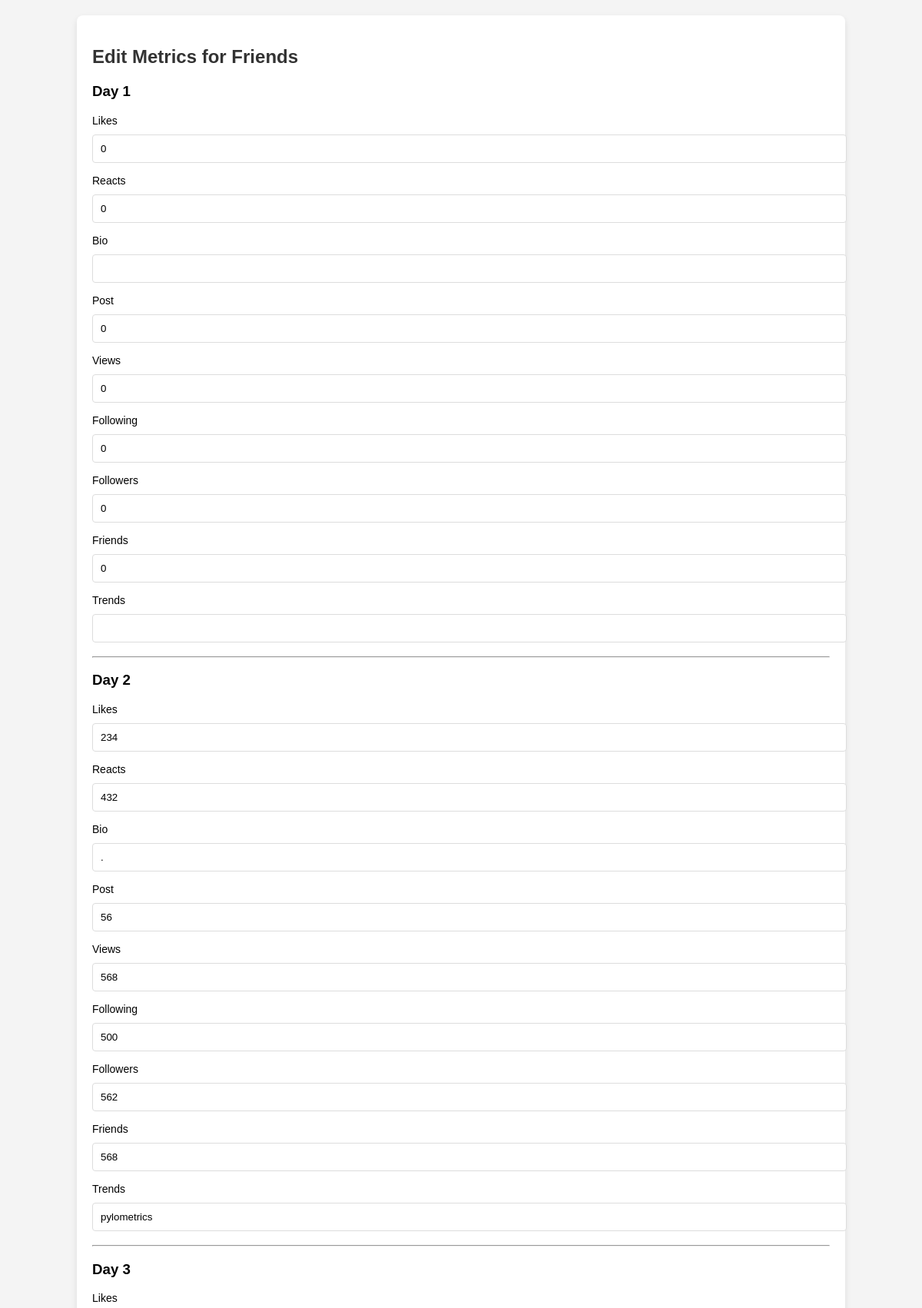
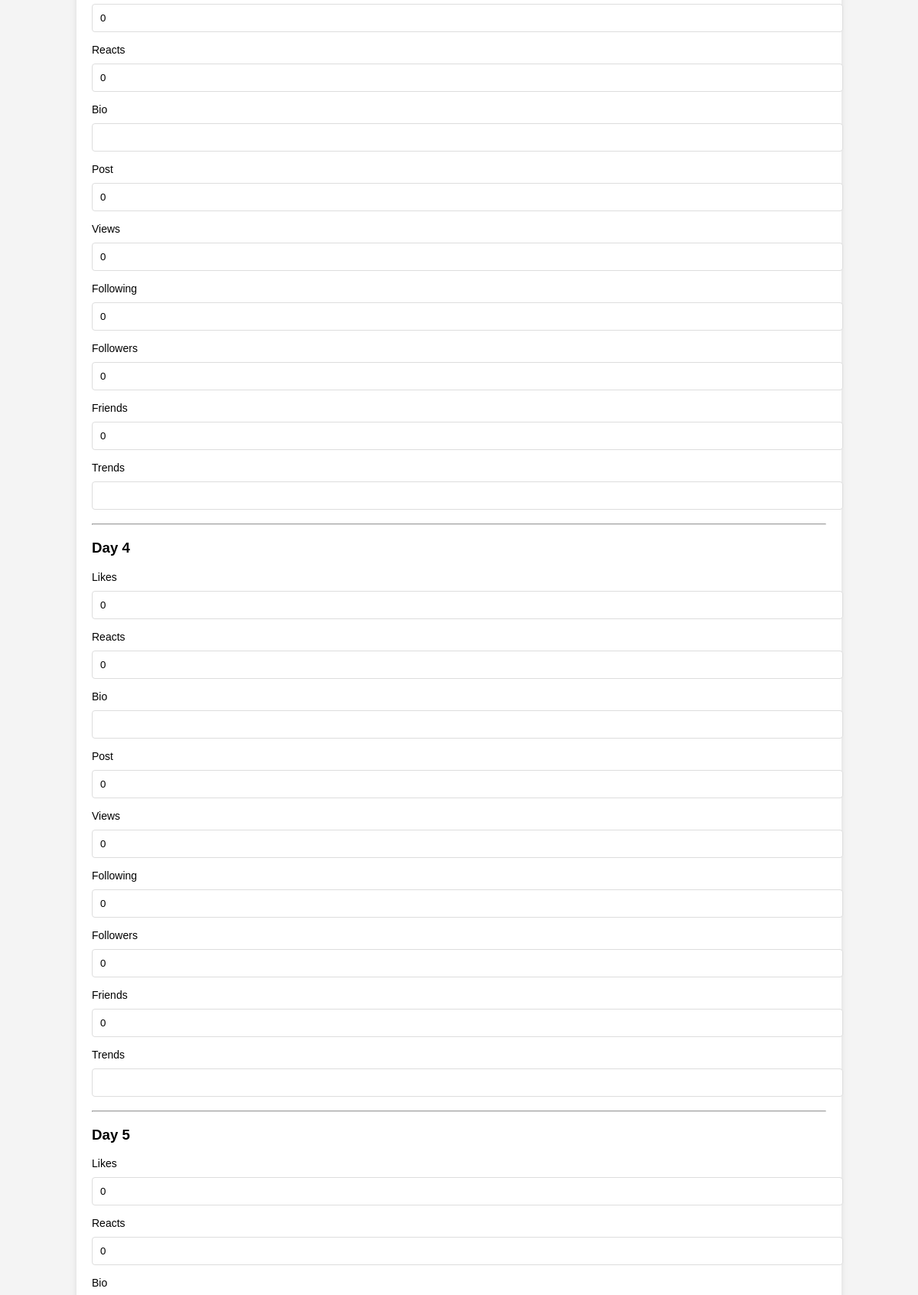
/edit_metrics.php?id=5 (upper part), run on the app's committed database (2 pictures, top to bottom).
### tables this page shows
CREATE TABLE `daily_metrics` (
  `id` int(11) NOT NULL,
  `User_Id` int(11) NOT NULL,
  `Day_1_Likes` int(11) DEFAULT NULL,
  `Day_1_Reacts` int(11) DEFAULT NULL,
  `Day_1_Bio` varchar(128) DEFAULT NULL,
  `Day_1_Post` int(11) DEFAULT NULL,
  `Day_1_Views` int(11) DEFAULT NULL,
  `Day_1_Following` int(11) DEFAULT NULL,
  `Day_1_Followers` int(11) DEFAULT NULL,
  `Day_1_Friends` int(11) DEFAULT NULL,
  `Day_1_Trends` varchar(128) DEFAULT NULL,
  `Day_2_Likes` int(11) DEFAULT NULL,
  `Day_2_Reacts` int(11) DEFAULT NULL,
  `Day_2_Bio` varchar(128) DEFAULT NULL,
  `Day_2_Post` int(11) DEFAULT NULL,
  `Day_2_Views` int(11) DEFAULT NULL,
  `Day_2_Following` int(11) DEFAULT NULL,
  `Day_2_Followers` int(11) DEFAULT NULL,
  `Day_2_Friends` int(11) DEFAULT NULL,
  `Day_2_Trends` varchar(128) DEFAULT NULL,
  `Day_3_Likes` int(11) DEFAULT NULL,
  `Day_3_Reacts` int(11) DEFAULT NULL,
  `Day_3_Bio` varchar(128) DEFAULT NULL,
  `Day_3_Post` int(11) DEFAULT NULL,
  `Day_3_Views` int(11) DEFAULT NULL,
  `Day_3_Following` int(11) DEFAULT NULL,
  `Day_3_Followers` int(11) DEFAULT NULL,
  `Day_3_Friends` int(11) DEFAULT NULL,
  `Day_3_Trends` varchar(128) DEFAULT NULL,
  `Day_4_Likes` int(11) DEFAULT NULL,
  `Day_4_Reacts` int(11) DEFAULT NULL,
  `Day_4_Bio` varchar(128) DEFAULT NULL,
  `Day_4_Post` int(11) DEFAULT NULL,
  `Day_4_Views` int(11) DEFAULT NULL,
  `Day_4_Following` int(11) DEFAULT NULL,
  `Day_4_Followers` int(11) DEFAULT NULL,
  `Day_4_Friends` int(11) DEFAULT NULL,
  `Day_4_Trends` varchar(128) DEFAULT NULL,
  `Day_5_Likes` int(11) DEFAULT NULL,
  `Day_5_Reacts` int(11) DEFAULT NULL,
  `Day_5_Bio` varchar(128) DEFAULT NULL,
  `Day_5_Post` int(11) DEFAULT NULL,
  `Day_5_Views` int(11) DEFAULT NULL,
  `Day_5_Following` int(11) DEFAULT NULL,
  `Day_5_Followers` int(11) DEFAULT NULL,
  `Day_5_Friends` int(11) DEFAULT NULL,
  `Day_5_Trends` varchar(128) DEFAULT NULL,
  `Day_6_Likes` int(11) DEFAULT NULL,
  `Day_6_Reacts` int(11) DEFAULT NULL,
  `Day_6_Bio` varchar(128) DEFAULT NULL,
  `Day_6_Post` int(11) DEFAULT NULL,
  `Day_6_Views` int(11) DEFAULT NULL,
  `Day_6_Following` int(11) DEFAULT NULL,
  `Day_6_Followers` int(11) DEFAULT NULL,
  `Day_6_Friends` int(11) DEFAULT NULL,
  `Day_6_Trends` varchar(128) DEFAULT NULL,
  `Day_7_Likes` int(11) DEFAULT NULL,
  `Day_7_Reacts` int(11) DEFAULT NULL,
  `Day_7_Bio` varchar(128) DEFAULT NULL,
  `Day_7_Post` int(11) DEFAULT NULL,
  `Day_7_Views` int(11) DEFAULT NULL,
  `Day_7_Following` int(11) DEFAULT NULL,
  `Day_7_Followers` int(11) DEFAULT NULL,
  `Day_7_Friends` int(11) DEFAULT NULL,
  `Day_7_Trends` varchar(128) DEFAULT NULL
);

### edit_metrics.php (the view, shortened to what this page needs)
<?php
include('config.php');
if (isset($_GET['id'])) {
    $metrics_id = $_GET['id'];
    $stmt = $pdo->prepare("SELECT * FROM Daily_Metrics WHERE Id = ?");
    $stmt->execute([$metrics_id]);
    $metrics = $stmt->fetch(PDO::FETCH_ASSOC);
} else {
    header("Location: index.php");
    exit;
}
?>
<!DOCTYPE html>
<html lang="en">
<head>
</head>
<body>
<div class="form-container">
    <h2>Edit Metrics for Friends</h2>
    <form action="update_metrics.php" method="POST">
        <?php for ($i = 1; $i <= 7; $i++): ?>
            <h3>Day <?php echo $i; ?></h3>
            <label for="day_<?php echo $i; ?>_likes">Likes</label>
            <input type="number" name="day_<?php echo $i; ?>_likes" value="<?php echo $metrics["Day_{$i}_Likes"]; ?>">
            <label for="day_<?php echo $i; ?>_reacts">Reacts</label>
            <input type="number" name="day_<?php echo $i; ?>_reacts" value="<?php echo $metrics["Day_{$i}_Reacts"]; ?>">
            <label for="day_<?php echo $i; ?>_bio">Bio</label>
            <input type="text" name="day_<?php echo $i; ?>_bio" value="<?php echo $metrics["Day_{$i}_Bio"]; ?>">
            <label for="day_<?php echo $i; ?>_post">Post</label>
            <input type="number" name="day_<?php echo $i; ?>_post" value="<?php echo $metrics["Day_{$i}_Post"]; ?>">
            <label for="day_<?php echo $i; ?>_views">Views</label>
            <input type="number" name="day_<?php echo $i; ?>_views" value="<?php echo $metrics["Day_{$i}_Views"]; ?>">
            <label for="day_<?php echo $i; ?>_following">Following</label>
            <input type="number" name="day_<?php echo $i; ?>_following" value="<?php echo $metrics["Day_{$i}_Following"]; ?>">
            <label for="day_<?php echo $i; ?>_followers">Followers</label>
            <input type="number" name="day_<?php echo $i; ?>_followers" value="<?php echo $metrics["Day_{$i}_Followers"]; ?>">
            <label for="day_<?php echo $i; ?>_friends">Friends</label>
            <input type="number" name="day_<?php echo $i; ?>_friends" value="<?php echo $metrics["Day_{$i}_Friends"]; ?>">
            <label for="day_<?php echo $i; ?>_trends">Trends</label>
            <input type="text" name="day_<?php echo $i; ?>_trends" value="<?php echo $metrics["Day_{$i}_Trends"]; ?>">
            <hr>
        <?php endfor; ?>
    </form>
</div>
</body>
</html>

### edit_metrics.php (style rules this page uses)
body { font-family: Arial, sans-serif; background-color: #f4f4f4; margin: 0; padding: 0; }
.form-container { background-color: #fff; border-radius: 8px; margin: 20px auto; padding: 20px; width: 80%; box-shadow: 0 4px 8px rgba(0, 0, 0, 0.1); }
h2 { color: #333; }
label { font-size: 14px; margin: 5px 0; display: block; }
input[type="number"], input[type="text"] { width: 100%; padding: 10px; margin: 5px 0 10px 0; border-radius: 4px; border: 1px solid #ddd; }

### data on the page
daily_metrics: day_1_likes "0", day_1_reacts "0", day_1_post "0", day_1_views "0", day_1_following "0", day_1_followers "0", day_1_friends "0", day_2_likes "234", day_2_reacts "432", day_2_bio ".", day_2_post "56", day_2_views "568", day_2_following "500", day_2_followers "562", day_2_friends "568", day_2_trends "pylometrics", day_3_likes "0", day_3_reacts "0", day_3_post "0", day_3_views "0", day_3_following "0", day_3_followers "0", day_3_friends "0", day_4_likes "0", day_4_reacts "0", day_4_post "0", day_4_views "0", day_4_following "0", day_4_followers "0", day_4_friends "0", day_5_likes "0", day_5_reacts "0"
